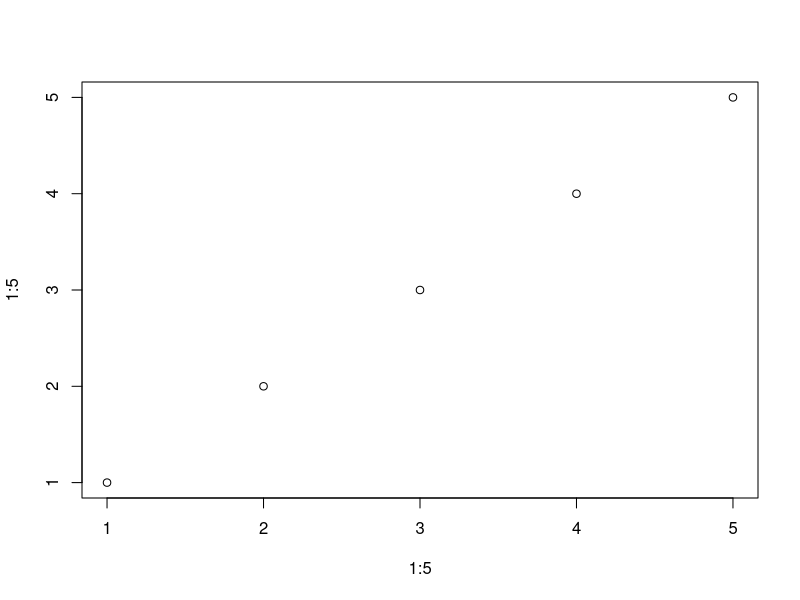
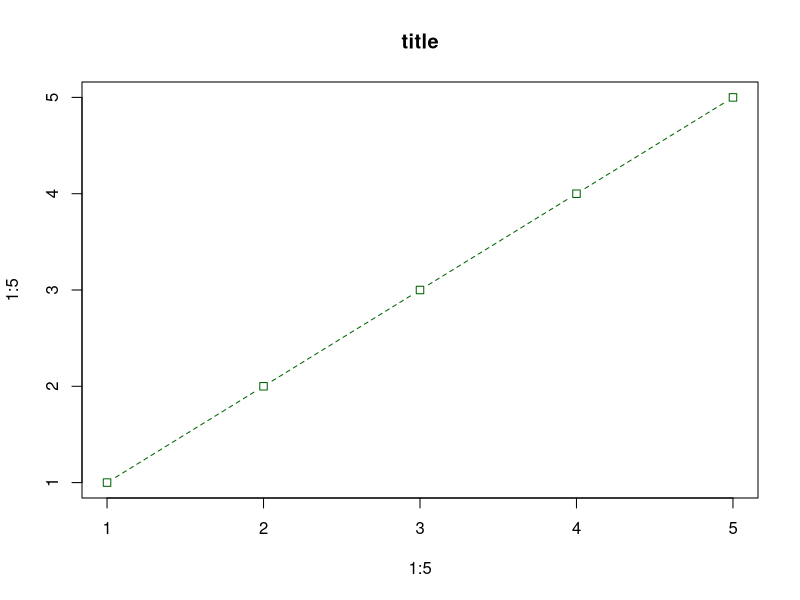
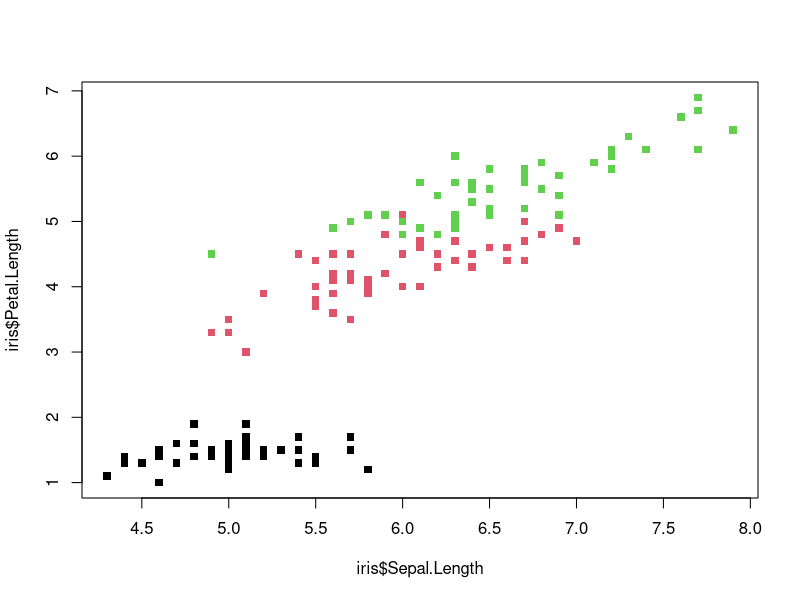
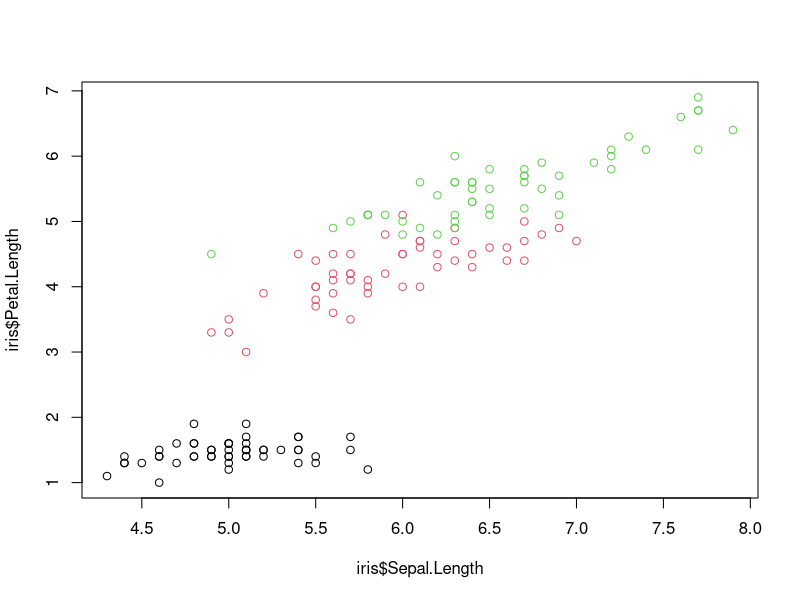
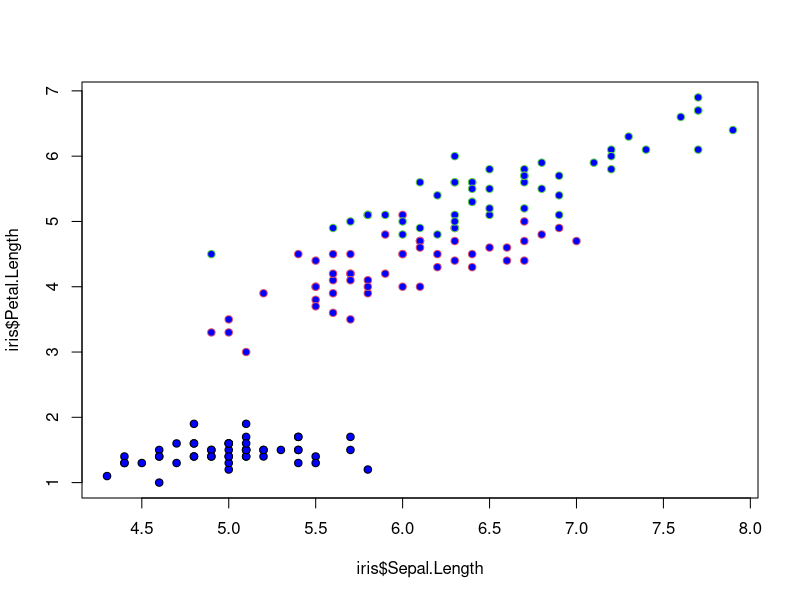
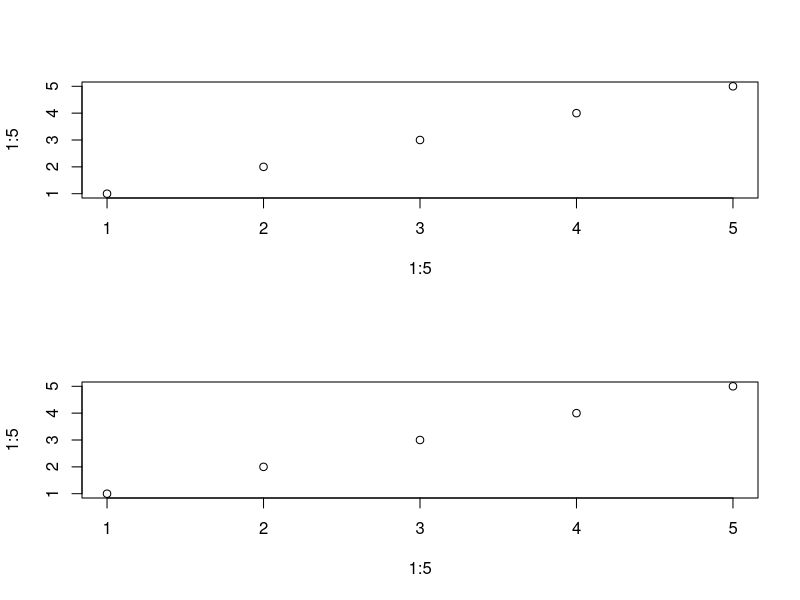
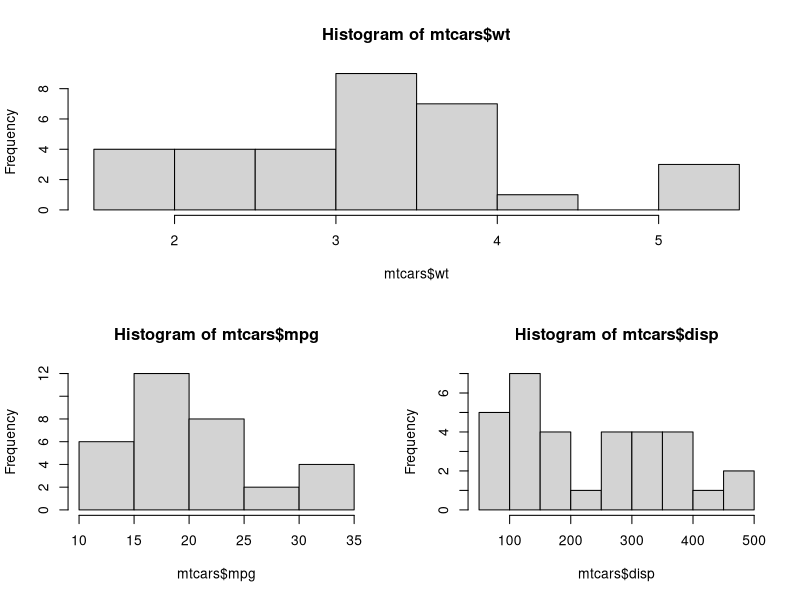
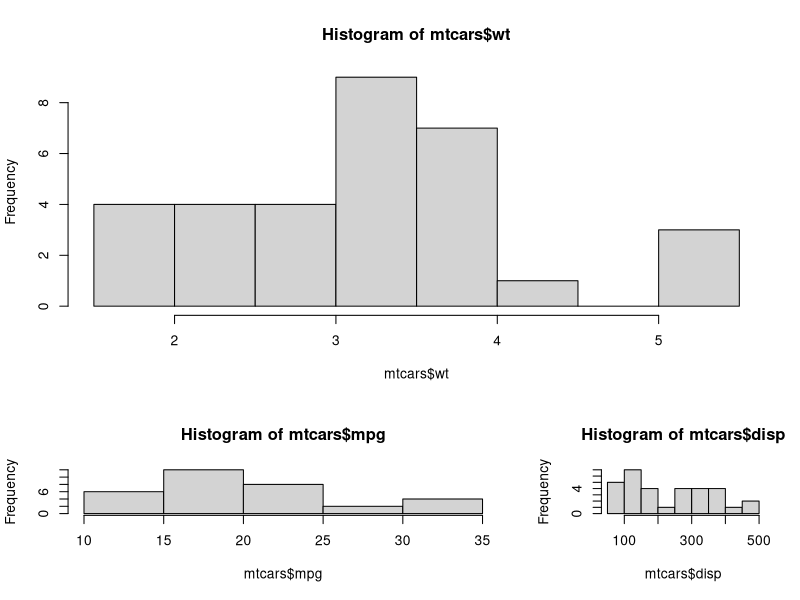

These figures' R source, in order:
## ---- chunk 1
plot(1:5,1:5)
## ---- chunk 2
plot(1:5,1:5, type = 'b', pch = 0, lty = 2, main = "title",
     col = "darkgreen")
## ---- chunk 3
plot(iris$Sepal.Length, iris$Petal.Length, col = iris$Species, 
     pch = 15)
## ---- chunk 4
plot(iris$Sepal.Length, iris$Petal.Length, col = iris$Species, 
     pch = 21)
## ---- chunk 5
plot(iris$Sepal.Length, iris$Petal.Length, col = iris$Species, 
     pch = 21, bg = "blue")
## ---- chunk 6
par(mfrow = c(2,1))

plot(1:5,1:5)
plot(1:5,1:5)
## ---- chunk 7
layout(matrix(c(1,1,2,3), 2, 2, byrow = TRUE))

hist(mtcars$wt)
hist(mtcars$mpg)
hist(mtcars$disp)
## ---- chunk 8
matrix(c(1,1,2,3), 2, 2, byrow = TRUE)
## ---- chunk 9
layout(matrix(c(1,1,2,3), 2, 2, byrow = TRUE),
   widths=c(2,1), heights=c(2,1))

hist(mtcars$wt)
hist(mtcars$mpg)
hist(mtcars$disp)
## ---- chunk 10
par(fig=c(0,0.8,0,0.8))
plot(mtcars$wt, mtcars$mpg, xlab="Car Weight",
  ylab="Miles Per Gallon")
par(fig=c(0,0.8,0.45,1), new=TRUE)
boxplot(mtcars$wt, horizontal=TRUE, axes=FALSE)
par(fig=c(0.65,1,0,0.8),new=TRUE)
boxplot(mtcars$mpg, axes=FALSE)
mtext("Enhanced Scatterplot", side=3, outer=TRUE, line=-3) 
## ---- chunk 11
plot(1:5,1:5)
text(x = 1.5, y = 4, labels = "R2 = 0.896\nP = 2.615e-15")
## ---- chunk 12
pal2 <- c("#000000", "#800000", "#4363d8", "#f58231", "#808000", "#469990","#000075", "#9A6324", "#911eb4", "#3cb44b", "#e6194B", "#f032e6", "#42d4f4", "#bfef45", "#ffe119", "#a9a9a9", "#e6beff", "#fabebe", "#aaffc3", "#ffd8b1")
